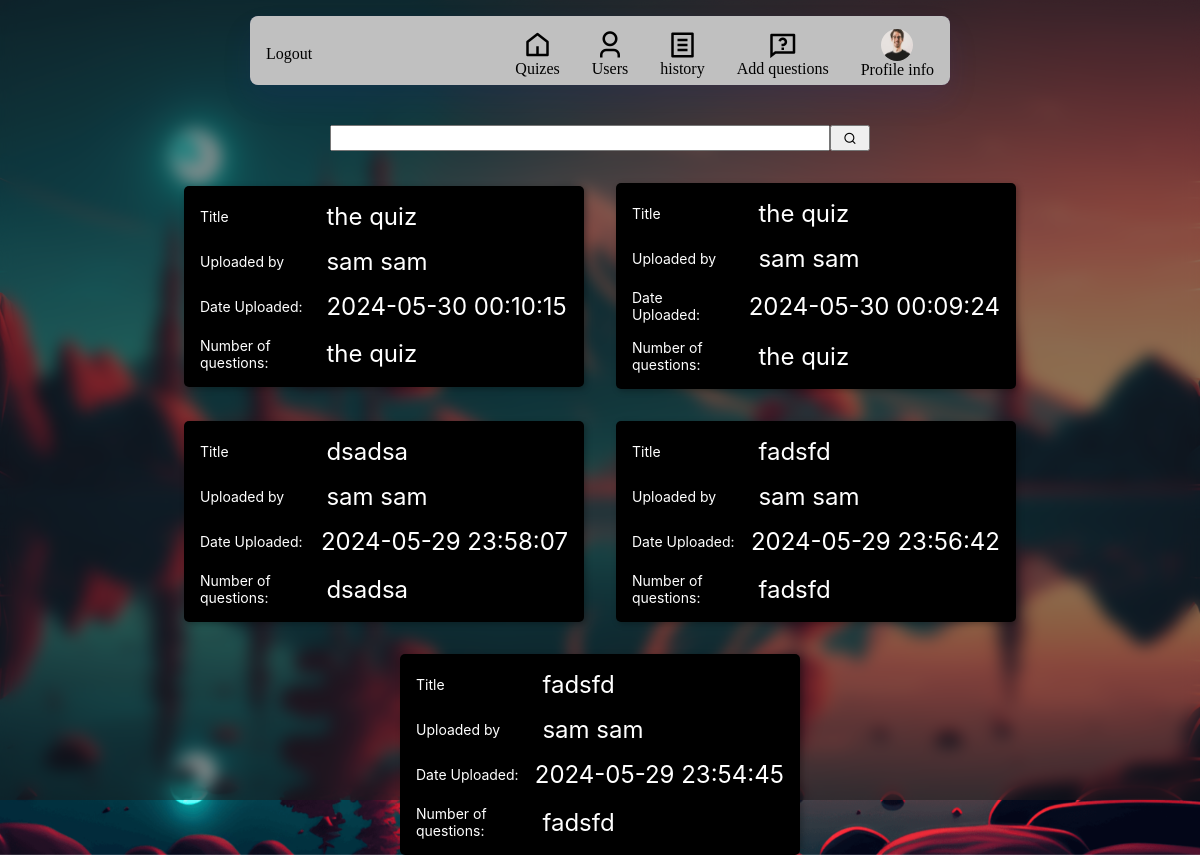
The page /index.php (signed in) on the database its author committed.
### tables this page shows
CREATE TABLE `quiz` (
  `id` int(255) NOT NULL,
  `create_by` varchar(255) DEFAULT NULL,
  `num_questions` int(255) NOT NULL DEFAULT 0,
  `created_at` datetime NOT NULL DEFAULT current_timestamp(),
  `title` varchar(255) NOT NULL,
  `discriiption` longtext NOT NULL
);

CREATE TABLE `users` (
  `id` int(255) NOT NULL,
  `username` varchar(255) NOT NULL,
  `password` varchar(255) NOT NULL,
  `fname` varchar(255) NOT NULL,
  `lname` varchar(255) NOT NULL,
  `created_at` datetime NOT NULL DEFAULT current_timestamp(),
  `role` varchar(255) NOT NULL DEFAULT 'user',
  `profile_image_filename` varchar(255) NOT NULL DEFAULT 'null'
);

### commons/mysql.php (called while the page is built, shortened)
<?php
class Db{
  protected $db;
	private $stmtResult;
function __construct(){
	if(DEV){
		$this->db = new mysqli('localhost',DEV_DB_USER,DEV_DB_PASS,DB_NAME);
	}
	else{
		$this->db = new mysqli('localhost',DB_USER,DB_PASS,DB_NAME);
	}
		return $this;
  }
  public function query(string $sql, $values = [], string $types = ''): self {
		if(!$types) $types = str_repeat('s', count($values));
		if(!$values) {
			$this->stmtResult = $this->db->query($sql);
		} else {
			$values = array_map(fn($val)=>$val ?? null,$values);
			$stmt = $this->stmt = $this->db->prepare($sql);
			$stmt->bind_param($types, ...$values);
			$stmt->execute();
			$this->stmtResult = $stmt->get_result();
		}
		return $this;
	}
  public function getRows():array {
    $results = $this->stmtResult;
   return ($results->fetch_all(MYSQLI_ASSOC));
  }
}
$Db = new Db();
?>

### pages/home.php (the view, shortened to what this page needs)
<?php
require_once './commons/mysql.php';
$args = [$_SESSION['user_id']];
$sql = "SELECT q.id,uq.score, q.title, q.created_at,u.username,u.fname,u.lname , q.num_questions from quiz as q INNER join users as u on q.create_by = u.id left outer join user_quiz as uq on q.id = uq.quiz_id  where uq.user_id = ? or uq.user_id is null ORDER BY q.id DESC";
$quizs = $Db->query($sql,$args)->getRows();
?>
<div class='mxpw'>
  <form class='h-flex c-c'>
    <input
    value="<?php
    echo isset($_GET['search']) ? $_GET['search'] : '';
    ?>"
    class='max500 fss' name= "search" type="text">
    <button class='pbtn ri-search-line bold700'></button>
  </form>
</div>
<div class="h-flex fr mxpw c-c gp2rem mt2">
<?php
        foreach ($quizs as $key => $value) {
        ?>
  <a href='?page=question&quiz_id=<?php echo $value['id'] ?>' class='quizz v-flex fs-fs round1 sdw1 p1 bg1 gp1rem col col_text2 max400'>
    <div class='h-flex fs-c gp1rem'>
      <span class='fs1'>
        Title
      </span>
      <h2 class='no_wrap'>
        <?php echo $value['title'] ?>
      </h2>
    </div>
    <div class='h-flex fs-c gp1rem'>
      <span class='fs1'>
        Uploaded by
      </span>
      <h2 class='no_wrap'>
        <?php echo $value['fname'] ?>
        <?php echo $value['lname'] ?>
      </h2>
    </div>
    <div class='h-flex fs-c gp1rem'>
      <span class='fs1'>
        Date Uploaded:
      </span>
      <h2 class='no_wrap'>
      <?php echo $value['created_at'] ?>
      </h2>
    </div>
    <div class='h-flex fs-c gp1rem'>
      <span class='fs1 '>
        Number of questions:
      </span>
      <h2 class='no_wrap'>
      <?php echo $value['title'] ?>
      </h2>
    </div>
  </a>
  <?php
        }
        ?>
</div>

### assets/styles/flex.css (style rules this page uses)
.v-flex { display: flex; flex-direction: column; }
.c-c { justify-content: center; align-items: center; }
.h-flex { display: flex; flex-direction: row; }
.fs-fs { justify-content: flex-start; align-items: flex-start; }
.fs-c { justify-content: flex-start; align-items: center; }
.fr { flex-wrap: wrap; }
.fss { align-self: stretch; }

### assets/styles/fs.css (style rules this page uses)
:root { --fs_1: 10.5px; --fs_11: 11.5px; --fs_12: 12.5px; --fs_13: 13px; --fs1: 14px; --fs2: 16px; --fs3: 18px; --fs4: 20px; --fs5: 22px; --fs6: 24px; --fs7: 26px; --fs8: 30px; --fs9: 35px; --fs10: 40px; --fs11: 50px; --fs12: 60px; }
.fs1 { font-size: var(--fs1); }

### assets/styles/colors.css (style rules this page uses)
:root { --color1:red; --color2:blue; --bgcol1: black; --bgcol2:gray; --bgcol3:silver; --col_text:black; --col_text2:white; --col_info:rgb(116, 116, 235); --col_error:rgb(241, 73, 73); --col_success:rgb(66, 197, 66); }
.col_text2 , .col2 { color: var(--col_text2); }
.bg1 { background: var(--bgcol1); }

### assets/styles/common.css (style rules this page uses)
:root { --top_nav_height: 3.5rem; --max1500: min(1500px, 100%); --sdw2: 19px 11px 8px rgba(0, 0, 0, 0.28); --sdw1: 2px 2px 6px rgba(0, 0, 0, 0.28); --pgpadding1: 2rem; --p_img_size: 40px; --navheight: 4.3rem; }
.mxpw { width: 100%; }
.p1 { padding: 1rem; }
.gp2rem { gap: 2rem; }
.gp1rem { gap: 1rem; }
.btn1, .pbtn { padding: 0.3rem 0.7rem; }
.pbtn { padding: 0.6rem 1rem; }
.bold700 { font-weight: 700; }
.sdw1 { -webkit-box-shadow: 2px 2px 6px rgba(0, 0, 0, 0.28); -moz-box-shadow: 2px 2px 6px rgba(0, 0, 0, 0.28); -ms-box-shadow: 2px 2px 6px rgba(0, 0, 0, 0.28); -o-box-shadow: 2px 2px 6px rgba(0, 0, 0, 0.28); box-shadow: 2px 2px 6px rgba(0, 0, 0, 0.28); }
.mt2 { margin-top: 2rem; }
.max500 { width: min(500px, 100%); }
.max400 { width: min(400px, 100%); }
.no_wrap { white-space: nowrap; }
.round1 { border-radius: 5px; }
.pbtn { padding: 0.3rem 0.7rem; }

### assets/styles/base.css (style rules this page uses)
*, *::before, *::after { box-sizing: border-box; margin: 0; font-weight: normal; }

### index.php (style rules this page uses)
body { height: 100dvh; }
body::before { position: fixed; z-index: 1; content: ''; top: 0px; left: 0px; height: 100vh; width: 100vw; background-color: hsla(0, 0%, 10%, .5); backdrop-filter: blur(8px); }
a { text-decoration: none; color: var(--col_text); }

### pages/home.php (style rules this page uses)
.quizz >div { width: 100%; }
.quizz >div >span { width: 30%; }

### rows shown on the page
quiz: title "the quiz", users.fname "sam", users.lname "sam", created_at "2024-05-30 00:10:15"
quiz: title "the quiz", users.fname "sam", users.lname "sam", created_at "2024-05-30 00:09:24"
quiz: title "dsadsa", users.fname "sam", users.lname "sam", created_at "2024-05-29 23:58:07"
quiz: title "fadsfd", users.fname "sam", users.lname "sam", created_at "2024-05-29 23:56:42"
quiz: title "fadsfd", users.fname "sam", users.lname "sam", created_at "2024-05-29 23:54:45"
